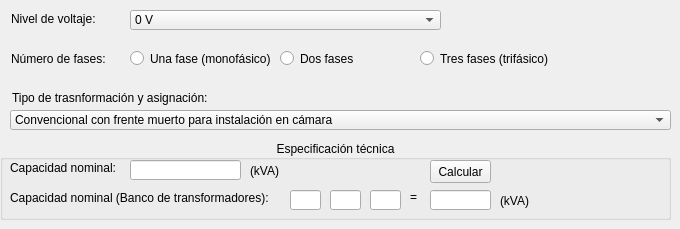
    <widget class="QWidget" name="tab_Transformadores">
     <attribute name="title">
      <string>Transformadores</string>
     </attribute>
     <widget class="QComboBox" name="trn_cb_tipoTransformacion">
      <property name="geometry">
       <rect>
        <x>10</x>
        <y>110</y>
        <width>661</width>
        <height>20</height>
       </rect>
      </property>
      <item>
       <property name="text">
        <string>Convencional con frente muerto para instalación en cámara</string>
       </property>
      </item>
      <item>
       <property name="text">
        <string>Sumergible para instalación en cámara</string>
       </property>
      </item>
      <item>
       <property name="text">
        <string>Seco para instalación en cámara </string>
       </property>
      </item>
      <item>
       <property name="text">
        <string>Pedestal o padmounted para instalación exterior </string>
       </property>
      </item>
      <item>
       <property name="text">
        <string>Banco de 2 transformadores tipo convencional, conexión Y abierta, Delta, para instalación interior (en cabina o cámara)</string>
       </property>
      </item>
      <item>
       <property name="text">
        <string>Banco de 3 transformadores tipo convencIonal, conexión Delta, Y, para instalación interior (en cabina o cámara) </string>
       </property>
      </item>
     </widget>
     <widget class="QLabel" name="label_90">
      <property name="geometry">
       <rect>
        <x>12</x>
        <y>90</y>
        <width>211</width>
        <height>16</height>
       </rect>
      </property>
      <property name="text">
       <string>Tipo de trasnformación y asignación:</string>
      </property>
     </widget>
     <widget class="QLabel" name="label_86">
      <property name="geometry">
       <rect>
        <x>11</x>
        <y>11</y>
        <width>121</width>
        <height>16</height>
       </rect>
      </property>
      <property name="text">
       <string>Nivel de voltaje:</string>
      </property>
     </widget>
     <widget class="QComboBox" name="trn_cb_voltaje">
      <property name="geometry">
       <rect>
        <x>130</x>
        <y>10</y>
        <width>311</width>
        <height>20</height>
       </rect>
      </property>
      <item>
       <property name="text">
        <string>0 V</string>
       </property>
      </item>
      <item>
       <property name="text">
        <string>120 V – 121 V – 127 V</string>
       </property>
      </item>
      <item>
       <property name="text">
        <string>240/120 V – 220/127 V</string>
       </property>
      </item>
      <item>
       <property name="text">
        <string>6,3 kV</string>
       </property>
      </item>
      <item>
       <property name="text">
        <string>13,8 kV GRDy / 7,96 kV – 13,2 kV GRDy / 7,62 kV</string>
       </property>
      </item>
      <item>
       <property name="text">
        <string>22 kV GRDy / 12,7 kV - 22,8 kV GRDy / 13,2 kV</string>
       </property>
      </item>
     </widget>
     <widget class="QLabel" name="label_87">
      <property name="geometry">
       <rect>
        <x>11</x>
        <y>51</y>
        <width>121</width>
        <height>16</height>
       </rect>
      </property>
      <property name="text">
       <string>Número de fases: </string>
      </property>
     </widget>
     <widget class="QRadioButton" name="trn_rb_fase1">
      <property name="geometry">
       <rect>
        <x>130</x>
        <y>50</y>
        <width>141</width>
        <height>17</height>
       </rect>
      </property>
      <property name="text">
       <string>Una fase (monofásico)</string>
      </property>
     </widget>
     <widget class="QRadioButton" name="trn_rb_fase2">
      <property name="geometry">
       <rect>
        <x>280</x>
        <y>50</y>
        <width>131</width>
        <height>17</height>
       </rect>
      </property>
      <property name="text">
       <string>Dos fases</string>
      </property>
     </widget>
     <widget class="QRadioButton" name="trn_rb_fase3">
      <property name="geometry">
       <rect>
        <x>420</x>
        <y>50</y>
        <width>151</width>
        <height>17</height>
       </rect>
      </property>
      <property name="text">
       <string>Tres fases (trifásico)</string>
      </property>
     </widget>
     <widget class="QGroupBox" name="groupBox_2">
      <property name="geometry">
       <rect>
        <x>0</x>
        <y>140</y>
        <width>671</width>
        <height>80</height>
       </rect>
      </property>
      <property name="title">
       <string>Especificación técnica</string>
      </property>
      <property name="alignment">
       <set>Qt::AlignCenter</set>
      </property>
      <widget class="QLabel" name="label_88">
       <property name="geometry">
        <rect>
         <x>10</x>
         <y>20</y>
         <width>191</width>
         <height>16</height>
        </rect>
       </property>
       <property name="text">
        <string>Capacidad nominal:</string>
       </property>
      </widget>
      <widget class="QLineEdit" name="trn_txt_especificacionTecnica">
       <property name="geometry">
        <rect>
         <x>130</x>
         <y>20</y>
         <width>111</width>
         <height>20</height>
        </rect>
       </property>
      </widget>
      <widget class="QLabel" name="label_89">
       <property name="geometry">
        <rect>
         <x>250</x>
         <y>20</y>
         <width>61</width>
         <height>21</height>
        </rect>
       </property>
       <property name="text">
        <string>(kVA)</string>
       </property>
      </widget>
      <widget class="QLabel" name="label_3">
       <property name="geometry">
        <rect>
         <x>10</x>
         <y>50</y>
         <width>331</width>
         <height>16</height>
        </rect>
       </property>
       <property name="text">
        <string>Capacidad nominal (Banco de transformadores):</string>
       </property>
      </widget>
      <widget class="QLineEdit" name="tu_txt_cap3">
       <property name="geometry">
        <rect>
         <x>290</x>
         <y>50</y>
         <width>31</width>
         <height>20</height>
        </rect>
       </property>
       <property name="alignment">
        <set>Qt::AlignCenter</set>
       </property>
      </widget>
      <widget class="QLineEdit" name="tu_txt_cap2">
       <property name="geometry">
        <rect>
         <x>330</x>
         <y>50</y>
         <width>31</width>
         <height>20</height>
        </rect>
       </property>
       <property name="alignment">
        <set>Qt::AlignCenter</set>
       </property>
      </widget>
      <widget class="QLineEdit" name="tu_txt_cap1">
       <property name="geometry">
        <rect>
         <x>370</x>
         <y>50</y>
         <width>31</width>
         <height>20</height>
        </rect>
       </property>
       <property name="alignment">
        <set>Qt::AlignCenter</set>
       </property>
      </widget>
      <widget class="QPushButton" name="tu_btn_calcular">
       <property name="geometry">
        <rect>
         <x>430</x>
         <y>20</y>
         <width>61</width>
         <height>23</height>
        </rect>
       </property>
       <property name="text">
        <string>Calcular</string>
       </property>
      </widget>
      <widget class="QLabel" name="label_14">
       <property name="geometry">
        <rect>
         <x>410</x>
         <y>50</y>
         <width>47</width>
         <height>13</height>
        </rect>
       </property>
       <property name="text">
        <string>=</string>
       </property>
      </widget>
      <widget class="QLineEdit" name="tu_txt_resultado">
       <property name="enabled">
        <bool>true</bool>
       </property>
       <property name="geometry">
        <rect>
         <x>430</x>
         <y>50</y>
         <width>61</width>
         <height>20</height>
        </rect>
       </property>
       <property name="alignment">
        <set>Qt::AlignCenter</set>
       </property>
      </widget>
      <widget class="QLabel" name="label_96">
       <property name="geometry">
        <rect>
         <x>500</x>
         <y>50</y>
         <width>61</width>
         <height>21</height>
        </rect>
       </property>
       <property name="text">
        <string>(kVA)</string>
       </property>
      </widget>
     </widget>
    </widget>
